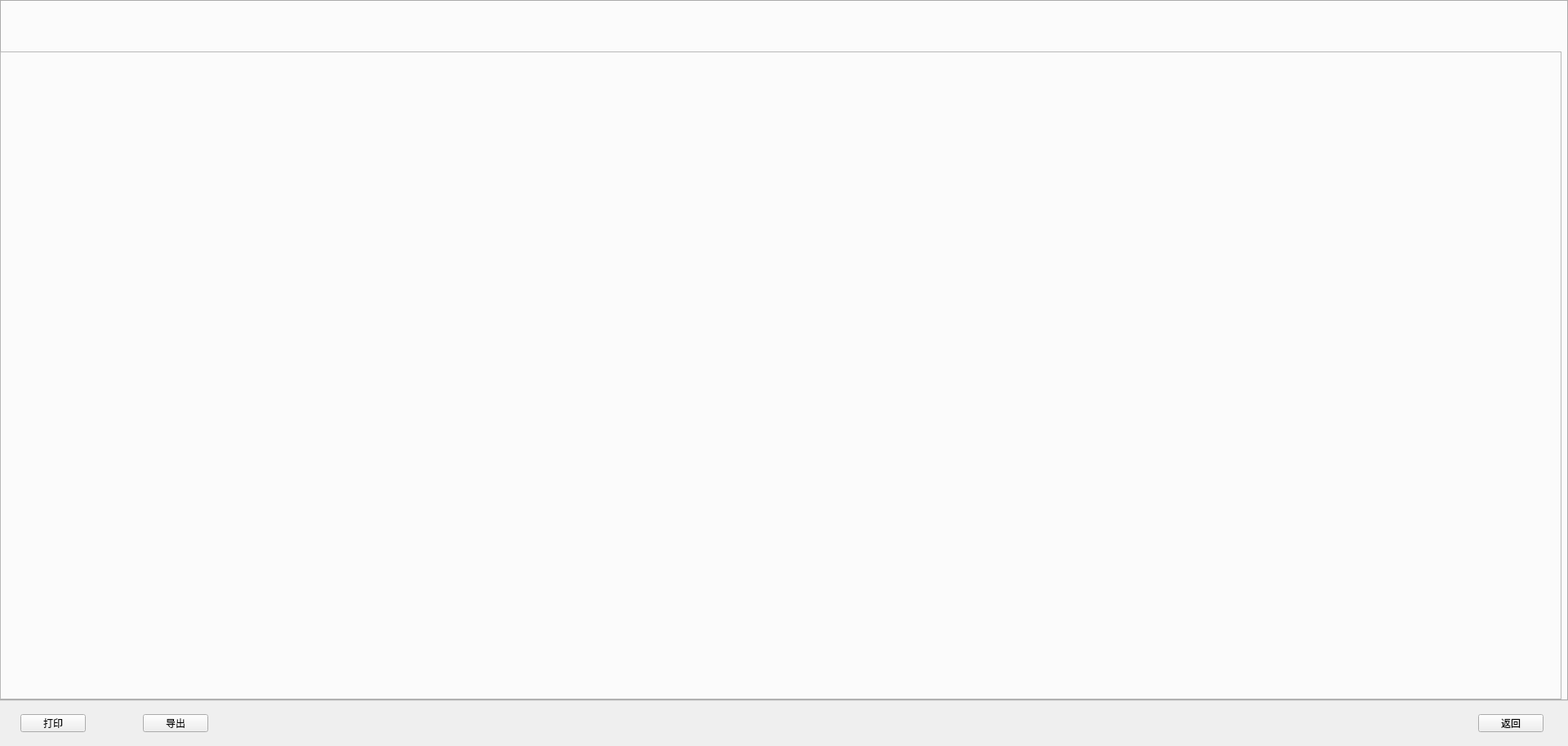
<?xml version="1.0" encoding="UTF-8"?>
<ui version="4.0">
 <class>QStatisticAnalysisWgt</class>
 <widget class="QWidget" name="QStatisticAnalysisWgt">
  <property name="geometry">
   <rect>
    <x>0</x>
    <y>0</y>
    <width>1920</width>
    <height>913</height>
   </rect>
  </property>
  <property name="windowTitle">
   <string>QStatisticAnalysisWgt</string>
  </property>
  <widget class="QWidget" name="widget" native="true">
   <property name="geometry">
    <rect>
     <x>0</x>
     <y>874</y>
     <width>1920</width>
     <height>22</height>
    </rect>
   </property>
   <layout class="QHBoxLayout" name="horizontalLayout">
    <property name="spacing">
     <number>70</number>
    </property>
    <property name="leftMargin">
     <number>25</number>
    </property>
    <property name="topMargin">
     <number>0</number>
    </property>
    <property name="rightMargin">
     <number>30</number>
    </property>
    <property name="bottomMargin">
     <number>0</number>
    </property>
    <item>
     <widget class="QPushButton" name="print_btn">
      <property name="text">
       <string>打印</string>
      </property>
      <property name="buttons" stdset="0">
       <string>flat</string>
      </property>
     </widget>
    </item>
    <item>
     <widget class="QPushButton" name="export_btn">
      <property name="text">
       <string>导出</string>
      </property>
      <property name="buttons" stdset="0">
       <string>flat</string>
      </property>
     </widget>
    </item>
    <item>
     <spacer name="horizontalSpacer">
      <property name="orientation">
       <enum>Qt::Horizontal</enum>
      </property>
      <property name="sizeHint" stdset="0">
       <size>
        <width>40</width>
        <height>20</height>
       </size>
      </property>
     </spacer>
    </item>
    <item>
     <widget class="QPushButton" name="flat_return">
      <property name="text">
       <string>返回</string>
      </property>
      <property name="buttons" stdset="0">
       <string>flat</string>
      </property>
     </widget>
    </item>
   </layout>
  </widget>
  <widget class="QTabWidget" name="tabWidget">
   <property name="geometry">
    <rect>
     <x>0</x>
     <y>0</y>
     <width>1920</width>
     <height>858</height>
    </rect>
   </property>
   <property name="currentIndex">
    <number>-1</number>
   </property>
  </widget>
  <widget class="QFrame" name="line_v_2">
   <property name="geometry">
    <rect>
     <x>1911</x>
     <y>63</y>
     <width>1</width>
     <height>792</height>
    </rect>
   </property>
   <property name="frameShape">
    <enum>QFrame::StyledPanel</enum>
   </property>
   <property name="frameShadow">
    <enum>QFrame::Raised</enum>
   </property>
   <property name="lines" stdset="0">
    <string>solid</string>
   </property>
  </widget>
  <widget class="QFrame" name="line_h">
   <property name="geometry">
    <rect>
     <x>0</x>
     <y>63</y>
     <width>1912</width>
     <height>1</height>
    </rect>
   </property>
   <property name="styleSheet">
    <string notr="true"/>
   </property>
   <property name="frameShape">
    <enum>QFrame::StyledPanel</enum>
   </property>
   <property name="frameShadow">
    <enum>QFrame::Raised</enum>
   </property>
   <property name="lines" stdset="0">
    <string>solid</string>
   </property>
  </widget>
  <widget class="QFrame" name="line_v">
   <property name="geometry">
    <rect>
     <x>0</x>
     <y>63</y>
     <width>1</width>
     <height>792</height>
    </rect>
   </property>
   <property name="frameShape">
    <enum>QFrame::StyledPanel</enum>
   </property>
   <property name="frameShadow">
    <enum>QFrame::Raised</enum>
   </property>
   <property name="lines" stdset="0">
    <string>solid</string>
   </property>
  </widget>
  <widget class="QFrame" name="line_h_2">
   <property name="geometry">
    <rect>
     <x>0</x>
     <y>855</y>
     <width>1912</width>
     <height>1</height>
    </rect>
   </property>
   <property name="frameShape">
    <enum>QFrame::StyledPanel</enum>
   </property>
   <property name="frameShadow">
    <enum>QFrame::Raised</enum>
   </property>
   <property name="lines" stdset="0">
    <string>solid</string>
   </property>
  </widget>
 </widget>
 <layoutdefault spacing="6" margin="11"/>
 <resources/>
 <connections/>
</ui>
